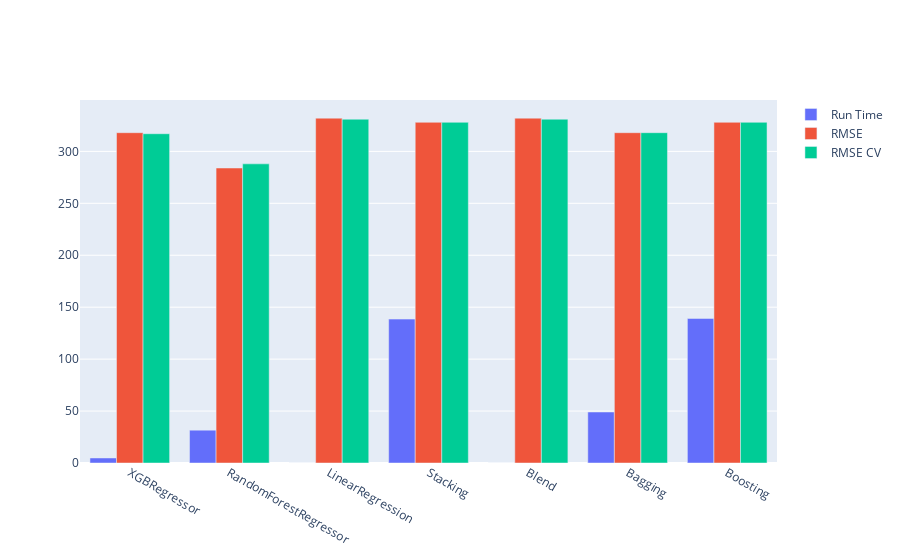

The notebook cell saved with this chart:
### Code cell
# Create Bar charts
fig = go.FigureWidget(data=[
    go.Bar(name='Run Time', x=df_models.model, y=df_models.run_time),
    go.Bar(name='RMSE', x=df_models.model, y=df_models.rmse),
    go.Bar(name='RMSE CV', x=df_models.model, y=df_models.rmse_cv)
])
# Change the bar mode
fig.update_layout(barmode='group')


HTML(fig.to_html())

fig.show()

!figure.html(figure.html)

### Figure 1 — Plotly figure (JSON) as saved in the notebook; plotly's stock layout.template omitted (floating-point values rounded to 4 significant figures)
{"data": [{"name": "Run Time", "type": "bar", "uid": "c115377b-4b37-4daf-8c4f-add4d92f1048", "x": ["XGBRegressor", "RandomForestRegressor", "LinearRegression", "Stacking", "Blend", "Bagging", "Boosting"], "y": [4.83, 31.58, 0.02, 138.5, 0.01, 49.1, 139.2]}, {"name": "RMSE", "type": "bar", "uid": "7f082037-15a8-4bdc-9a5d-4b14e35d529c", "x": ["XGBRegressor", "RandomForestRegressor", "LinearRegression", "Stacking", "Blend", "Bagging", "Boosting"], "y": [318, 284, 332, 328, 332, 318, 328]}, {"name": "RMSE CV", "type": "bar", "uid": "27f9d492-cc45-4945-b24e-b4cf66468138", "x": ["XGBRegressor", "RandomForestRegressor", "LinearRegression", "Stacking", "Blend", "Bagging", "Boosting"], "y": [317, 288, 331, 328, 331, 318, 328]}], "layout": {"barmode": "group"}}
